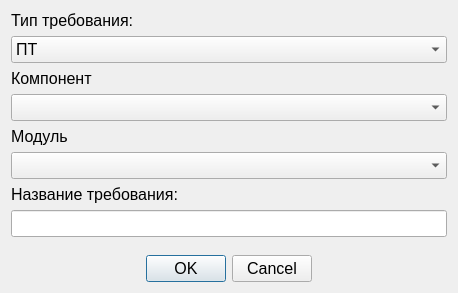
<?xml version="1.0" encoding="UTF-8"?>
<ui version="4.0">
 <class>EditRequirementDialog</class>
 <widget class="QDialog" name="EditRequirementDialog">
  <property name="geometry">
   <rect>
    <x>0</x>
    <y>0</y>
    <width>458</width>
    <height>293</height>
   </rect>
  </property>
  <property name="font">
   <font>
    <pointsize>12</pointsize>
   </font>
  </property>
  <property name="windowTitle">
   <string>Редактировать свойства требования</string>
  </property>
  <property name="windowIcon">
   <iconset resource="../../../../klever/core/frameWork/resources/framework_resources.qrc">
    <normaloff>:/images/raznoe31/raznoe31/48x48/42.png</normaloff>:/images/raznoe31/raznoe31/48x48/42.png</iconset>
  </property>
  <layout class="QGridLayout" name="gridLayout">
   <item row="0" column="0">
    <widget class="QLabel" name="label">
     <property name="text">
      <string>Тип требования:</string>
     </property>
    </widget>
   </item>
   <item row="1" column="0">
    <widget class="QComboBox" name="requirementComboBox">
     <item>
      <property name="text">
       <string>ПТ</string>
      </property>
     </item>
     <item>
      <property name="text">
       <string>ФТ</string>
      </property>
     </item>
     <item>
      <property name="text">
       <string>НФТ</string>
      </property>
     </item>
    </widget>
   </item>
   <item row="2" column="0">
    <widget class="QLabel" name="label_4">
     <property name="text">
      <string>Компонент</string>
     </property>
    </widget>
   </item>
   <item row="3" column="0">
    <widget class="QComboBox" name="componentBox"/>
   </item>
   <item row="4" column="0">
    <widget class="QLabel" name="label_2">
     <property name="text">
      <string>Модуль</string>
     </property>
    </widget>
   </item>
   <item row="5" column="0">
    <widget class="QComboBox" name="moduleBox"/>
   </item>
   <item row="6" column="0">
    <widget class="QLabel" name="label_3">
     <property name="text">
      <string>Название требования:</string>
     </property>
    </widget>
   </item>
   <item row="7" column="0">
    <widget class="QLineEdit" name="nameEdit"/>
   </item>
   <item row="8" column="0">
    <spacer name="verticalSpacer">
     <property name="orientation">
      <enum>Qt::Vertical</enum>
     </property>
     <property name="sizeHint" stdset="0">
      <size>
       <width>20</width>
       <height>34</height>
      </size>
     </property>
    </spacer>
   </item>
   <item row="9" column="0">
    <widget class="QDialogButtonBox" name="buttonBox">
     <property name="orientation">
      <enum>Qt::Horizontal</enum>
     </property>
     <property name="standardButtons">
      <set>QDialogButtonBox::Cancel|QDialogButtonBox::Ok</set>
     </property>
     <property name="centerButtons">
      <bool>true</bool>
     </property>
    </widget>
   </item>
  </layout>
 </widget>
 <resources>
  <include location="../../../../klever/core/frameWork/resources/framework_resources.qrc"/>
 </resources>
 <connections>
  <connection>
   <sender>buttonBox</sender>
   <signal>accepted()</signal>
   <receiver>EditRequirementDialog</receiver>
   <slot>accept()</slot>
   <hints>
    <hint type="sourcelabel">
     <x>221</x>
     <y>244</y>
    </hint>
    <hint type="destinationlabel">
     <x>221</x>
     <y>132</y>
    </hint>
   </hints>
  </connection>
  <connection>
   <sender>buttonBox</sender>
   <signal>rejected()</signal>
   <receiver>EditRequirementDialog</receiver>
   <slot>reject()</slot>
   <hints>
    <hint type="sourcelabel">
     <x>221</x>
     <y>244</y>
    </hint>
    <hint type="destinationlabel">
     <x>221</x>
     <y>132</y>
    </hint>
   </hints>
  </connection>
 </connections>
</ui>
